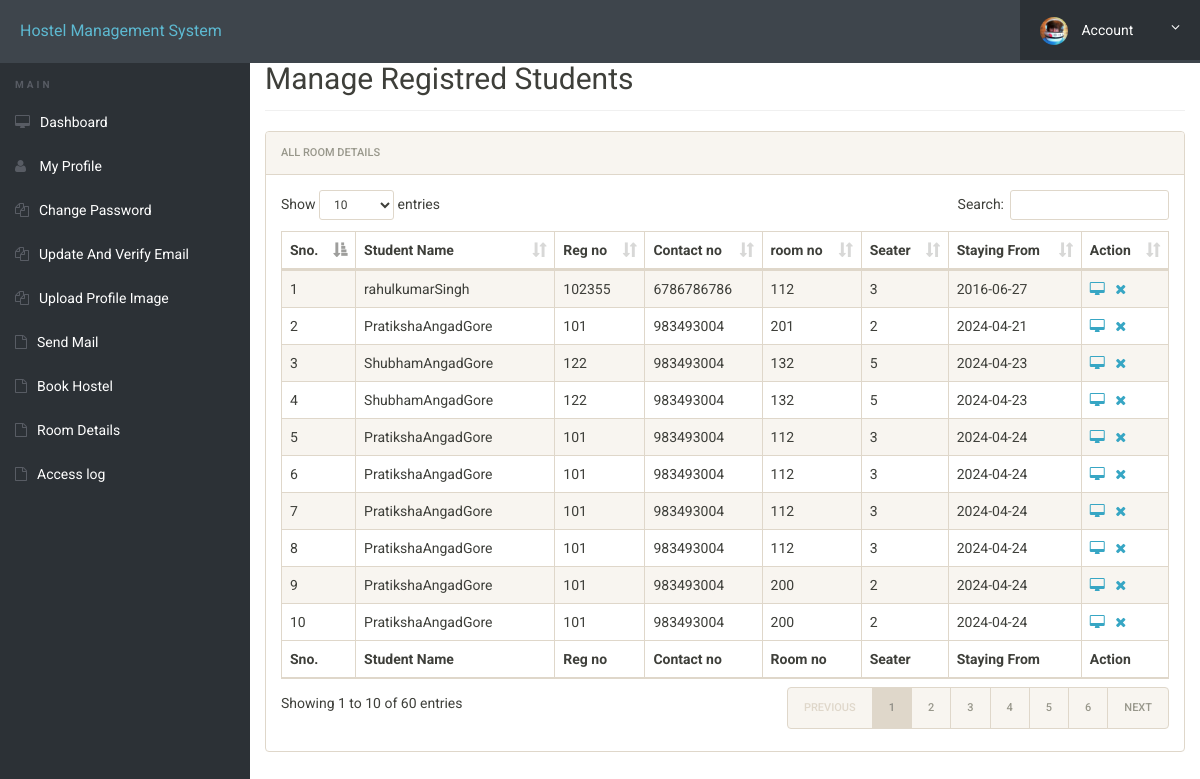
The page /manage-students.php (signed in) on the database its author committed.
### tables this page shows
CREATE TABLE `registration` (
  `id` int(11) NOT NULL,
  `roomno` int(11) DEFAULT NULL,
  `seater` int(11) DEFAULT NULL,
  `feespm` int(11) DEFAULT NULL,
  `foodstatus` int(11) DEFAULT NULL,
  `stayfrom` date DEFAULT NULL,
  `duration` int(11) DEFAULT NULL,
  `course` varchar(500) DEFAULT NULL,
  `regno` int(11) DEFAULT NULL,
  `firstName` varchar(500) DEFAULT NULL,
  `middleName` varchar(500) DEFAULT NULL,
  `lastName` varchar(500) DEFAULT NULL,
  `gender` varchar(250) DEFAULT NULL,
  `contactno` bigint(11) DEFAULT NULL,
  `emailid` varchar(500) DEFAULT NULL,
  `egycontactno` bigint(11) DEFAULT NULL,
  `guardianName` varchar(500) DEFAULT NULL,
  `guardianRelation` varchar(500) DEFAULT NULL,
  `guardianContactno` bigint(11) DEFAULT NULL,
  `corresAddress` varchar(500) DEFAULT NULL,
  `corresCIty` varchar(500) DEFAULT NULL,
  `corresState` varchar(500) DEFAULT NULL,
  `corresPincode` int(11) DEFAULT NULL,
  `pmntAddress` varchar(500) DEFAULT NULL,
  `pmntCity` varchar(500) DEFAULT NULL,
  `pmnatetState` varchar(500) DEFAULT NULL,
  `pmntPincode` int(11) DEFAULT NULL,
  `postingDate` timestamp NULL DEFAULT current_timestamp(),
  `updationDate` varchar(500) DEFAULT NULL
);

### manage-students.php (the view, shortened to what this page needs)
<?php
include('includes/config.php');
?>
<!doctype html>
<html lang="en" class="no-js">
<head>
	<link rel="stylesheet" href="css/font-awesome.min.css">
	<link rel="stylesheet" href="css/bootstrap.min.css">
	<link rel="stylesheet" href="css/dataTables.bootstrap.min.css">
	<link rel="stylesheet" href="css/bootstrap-social.css">
	<link rel="stylesheet" href="css/bootstrap-select.css">
	<link rel="stylesheet" href="css/fileinput.min.css">
	<link rel="stylesheet" href="css/awesome-bootstrap-checkbox.css">
	<link rel="stylesheet" href="css/style.css">
</head>
<body>
	<?php include('includes/header.php');?>
	<div class="ts-main-content">
			<?php include('includes/sidebar.php');?>
		<div class="content-wrapper">
			<div class="container-fluid">
				<div class="row">
					<div class="col-md-12">
						<h2 class="page-title" style="margin-top:4%">Manage Registred Students</h2>
						<div class="panel panel-default">
							<div class="panel-heading">All Room Details</div>
							<div class="panel-body">
								<table id="zctb" class="display table table-striped table-bordered table-hover" cellspacing="0" width="100%">
									<thead>
										<tr>
											<th>Sno.</th>
											<th>Student Name</th>
											<th>Reg no</th>
											<th>Contact no </th>
											<th>room no  </th>
											<th>Seater </th>
											<th>Staying From </th>
											<th>Action</th>
										</tr>
									</thead>
									<tfoot>
										<tr>
											<th>Sno.</th>
											<th>Student Name</th>
											<th>Reg no</th>
											<th>Contact no </th>
											<th>Room no  </th>
											<th>Seater </th>
											<th>Staying From </th>
											<th>Action</th>
										</tr>
									</tfoot>
									<tbody>
<?php
$ret="select * from registration";
$stmt= $mysqli->prepare($ret) ;
$stmt->execute() ;
$res=$stmt->get_result();
$cnt=1;
while($row=$res->fetch_object())
	  {
	  	?>
<tr><td><?php echo $cnt;;?></td>
<td><?php echo $row->firstName;?><?php echo $row->middleName;?><?php echo $row->lastName;?></td>
<td><?php echo $row->regno;?></td>
<td><?php echo $row->contactno;?></td>
<td><?php echo $row->roomno;?></td>
<td><?php echo $row->seater;?></td>
<td><?php echo $row->stayfrom;?></td>
<td>
<a href="javascript:void(0);"  onClick="popUpWindow('http://localhost/hostel/admin/full-profile.php?id=<?php echo $row->id;?>');" title="View Full Details"><i class="fa fa-desktop"></i></a>&nbsp;&nbsp;
<a href="manage-students.php?del=<?php echo $row->id;?>" title="Delete Record" onclick="return confirm("Do you want to delete");"><i class="fa fa-close"></i></a></td>
										</tr>
									<?php
$cnt=$cnt+1;
									 } ?>
									</tbody>
								</table>
							</div>
						</div>
					</div>
				</div>
			</div>
		</div>
	</div>
</body>
</html>

### style.css (style rules this page uses)
html { font-size: 14px; }
@media only screen and (min-width: 480px) { html { font-size: 17px; } }
@media only screen and (min-width: 768px) { html { font-size: 14px; } }
body { font-size: 1em; }
a { color: #37a6c4; }
.panel { overflow: hidden; }
.page-title { padding-bottom: 15px; margin-bottom: 20px; border-bottom: 1px solid #f0f0f0; }
.ts-main-content .content-wrapper { padding-top: 15px; margin-top: 10px; }
@media only screen and (min-width: 992px) { .ts-main-content .content-wrapper { margin-left: 250px; } }

### rows shown on the page
registration: firstName "rahul", middleName "kumar", lastName "Singh", regno "102355", contactno "6786786786", roomno "112", seater "3", stayfrom "2016-06-27"
registration: firstName "Pratiksha", middleName "Angad", lastName "Gore", regno "101", contactno "983493004", roomno "201", seater "2", stayfrom "2024-04-21"
registration: firstName "Shubham", middleName "Angad", lastName "Gore", regno "122", contactno "983493004", roomno "132", seater "5", stayfrom "2024-04-23"
registration: firstName "Shubham", middleName "Angad", lastName "Gore", regno "122", contactno "983493004", roomno "132", seater "5", stayfrom "2024-04-23"
registration: firstName "Pratiksha", middleName "Angad", lastName "Gore", regno "101", contactno "983493004", roomno "112", seater "3", stayfrom "2024-04-24"
registration: firstName "Pratiksha", middleName "Angad", lastName "Gore", regno "101", contactno "983493004", roomno "112", seater "3", stayfrom "2024-04-24"
registration: firstName "Pratiksha", middleName "Angad", lastName "Gore", regno "101", contactno "983493004", roomno "112", seater "3", stayfrom "2024-04-24"
registration: firstName "Pratiksha", middleName "Angad", lastName "Gore", regno "101", contactno "983493004", roomno "112", seater "3", stayfrom "2024-04-24"
registration: firstName "Pratiksha", middleName "Angad", lastName "Gore", regno "101", contactno "983493004", roomno "200", seater "2", stayfrom "2024-04-24"
registration: firstName "Pratiksha", middleName "Angad", lastName "Gore", regno "101", contactno "983493004", roomno "200", seater "2", stayfrom "2024-04-24"
